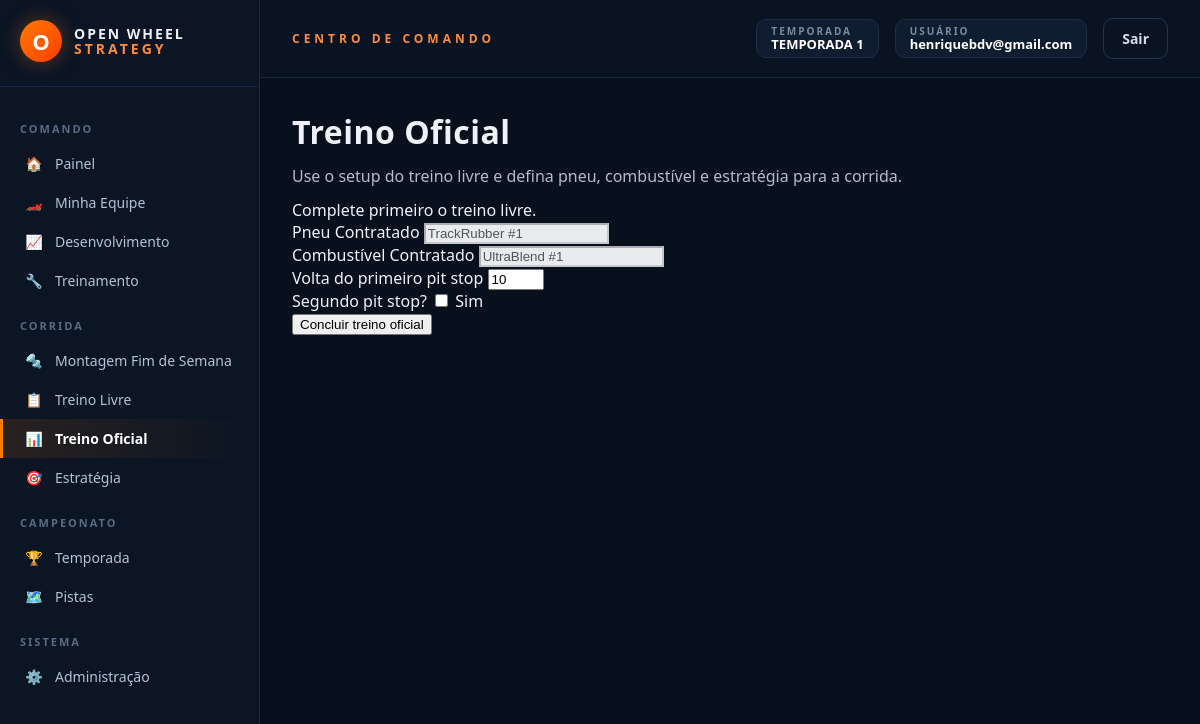
/treino-oficial (signed in), run on an earlier commit of the app's database.
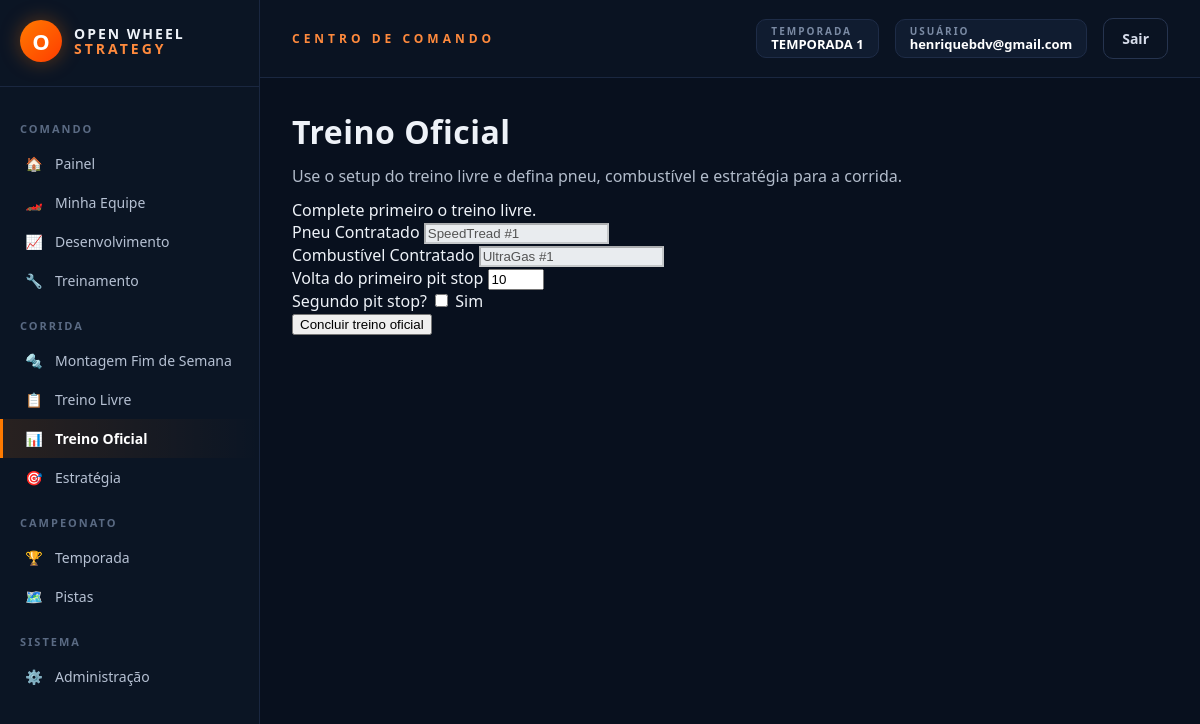
And on a later commit of the database.
### models.py (models this page shows)
class FornecedorPneu(db.Model):
    __tablename__ = "fornecedores_pneu"
    id = db.Column(db.Integer, primary_key=True)
    nome = db.Column(db.String(100), nullable=False)
    custo_temporada = db.Column(db.Float, default=0.0)
    custo_montagem = db.Column(db.Float, default=0.0)
    ativo = db.Column(db.Boolean, default=True)
    performance = db.Column(db.Float, default=0.0)
    desgaste = db.Column(db.Float, default=1.8)
    categoria_chuva = db.Column(db.String(20), default="seco")

class FornecedorCombustivel(db.Model):
    __tablename__ = "fornecedores_combustivel"
    id = db.Column(db.Integer, primary_key=True)
    nome = db.Column(db.String(100), nullable=False)
    custo_temporada = db.Column(db.Float, default=0.0)
    custo_montagem = db.Column(db.Float, default=0.0)
    ativo = db.Column(db.Boolean, default=True)
    eficiencia = db.Column(db.Float, default=0.0)
    aumento_potencia_motor = db.Column(db.Float, default=0.0)

### rotas/treino.py (the view, shortened to what this page needs)
    @app.route("/treino-oficial", methods=["GET", "POST"])
    @login_requerido
    def treino_oficial_view():
        usuario = Usuario.query.get(session["usuario_id"])
        if not usuario.equipe:
            return redirect(url_for("minha_equipe"))
        ajustes = session.get("treino_livre_salvo") or {"ajuste_cambio": 50, "ajuste_suspensao": 50, "ajuste_freio": 50,
                                                         "ajuste_aerofolio_dianteiro": 50, "ajuste_aerofolio_traseiro": 50}
        pneu_contratado = FornecedorPneu.query.get(usuario.equipe.pneu_fornecedor_id)
        combustivel_contratado = FornecedorCombustivel.query.get(usuario.equipe.combustivel_fornecedor_id)
        resultado = None
        mensagem = None
        if not session.get("treino_livre_salvo"):
            mensagem = "Complete primeiro o treino livre."
        return render_template("treino_oficial.html", ajustes=ajustes, pneu_contratado=pneu_contratado, combustivel_contratado=combustivel_contratado, resultado=resultado, mensagem=mensagem, equipe=usuario.equipe)

### app.py (called while the page is built)
def _registrar_contexto(app):
    @app.context_processor
    def injetar_globais():
        usuario_id = session.get("usuario_id")
        usuario = Usuario.query.get(usuario_id) if usuario_id else None
        return {
            "usuario_logado": usuario,
            "categorias_fornecedor": FORNECEDORES_CONFIG,
            "temporada_ativa": Temporada.ativa_atual(),
        }

### extensoes.py (called while the page is built)
def login_requerido(view_func):
    @functools.wraps(view_func)
    def wrapper(*args, **kwargs):
        if not session.get("usuario_id"):
            return redirect(url_for("login"))
        return view_func(*args, **kwargs)
    return wrapper

### models_temporada.py (called while the page is built)
    @classmethod
    def ativa_atual(cls):
        try:
            return cls.query.filter_by(ativa=True).first()
        except (OperationalError, ProgrammingError, NoSuchTableError):
            return None

### templates/treino_oficial.html (shortened to what this page needs)
{% extends "base.html" %}
{% block content %}
<h1 class="h3">Treino Oficial</h1>
<p>Use o setup do treino livre e defina pneu, combustível e estratégia para a corrida.</p>
{% if mensagem %}
<div class="alert alert-info">{{ mensagem }}</div>
{% endif %}
<form method="POST" class="form-ows">
    <div class="row g-3">
        <div class="col-md-6">
            <label class="form-label">Pneu Contratado</label>
            <input type="text" class="form-control" value="{{ pneu_contratado.nome }}" disabled style="background:#e9ecef;">
        </div>
        <div class="col-md-6">
            <label class="form-label">Combustível Contratado</label>
            <input type="text" class="form-control" value="{{ combustivel_contratado.nome }}" disabled style="background:#e9ecef;">
        </div>
        <div class="col-md-6">
            <label for="volta_primeiro_pit" class="form-label">Volta do primeiro pit stop</label>
            <input id="volta_primeiro_pit" type="number" min="1" max="80" name="volta_primeiro_pit" value="{{ equipe.estrategia_volta_pit }}" class="form-control">
        </div>
        <div class="col-md-6">
            <label for="outro_pit" class="form-label d-block">Segundo pit stop?</label>
            <input id="outro_pit" type="checkbox" name="outro_pit" class="form-check-input" {% if equipe.estrategia_dois_pits %}checked{% endif %}>
            <label class="form-check-label ms-2" for="outro_pit">Sim</label>
        </div>
    </div>
    <button type="submit" class="btn btn-primary mt-3">Concluir treino oficial</button>
</form>
{% endblock %}

What changed in the data, as far as the page shows it:
changed FornecedorPneu: nome "TrackRubber #1" → "SpeedTread #1"
changed FornecedorCombustivel: nome "UltraBlend #1" → "UltraGas #1"
